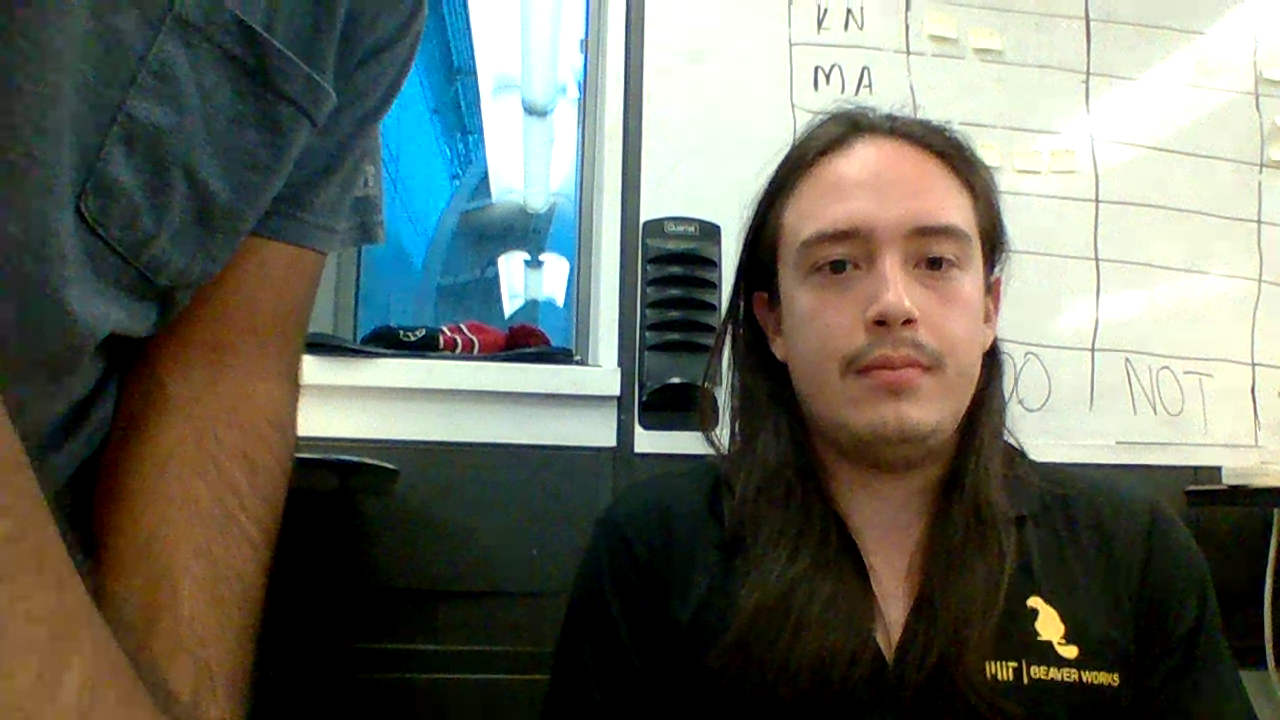
#> input picture week3/face_detection/task1/cruz.png, 1280 x 720 px
$ python face_detection.py
#> lines starting #> are read from the running program, lines starting #| are printed output that depends on the picture
import cv2
import numpy as np

# Read the image to analyze
image = cv2.imread('cruz.png')
#> image is the input picture: shape (720, 1280, 3); mean B, G, R 96.2, 106.7, 103.4

# Convert image to grayscale to make process more efficient
gray = cv2.cvtColor(image, cv2.COLOR_BGR2GRAY)
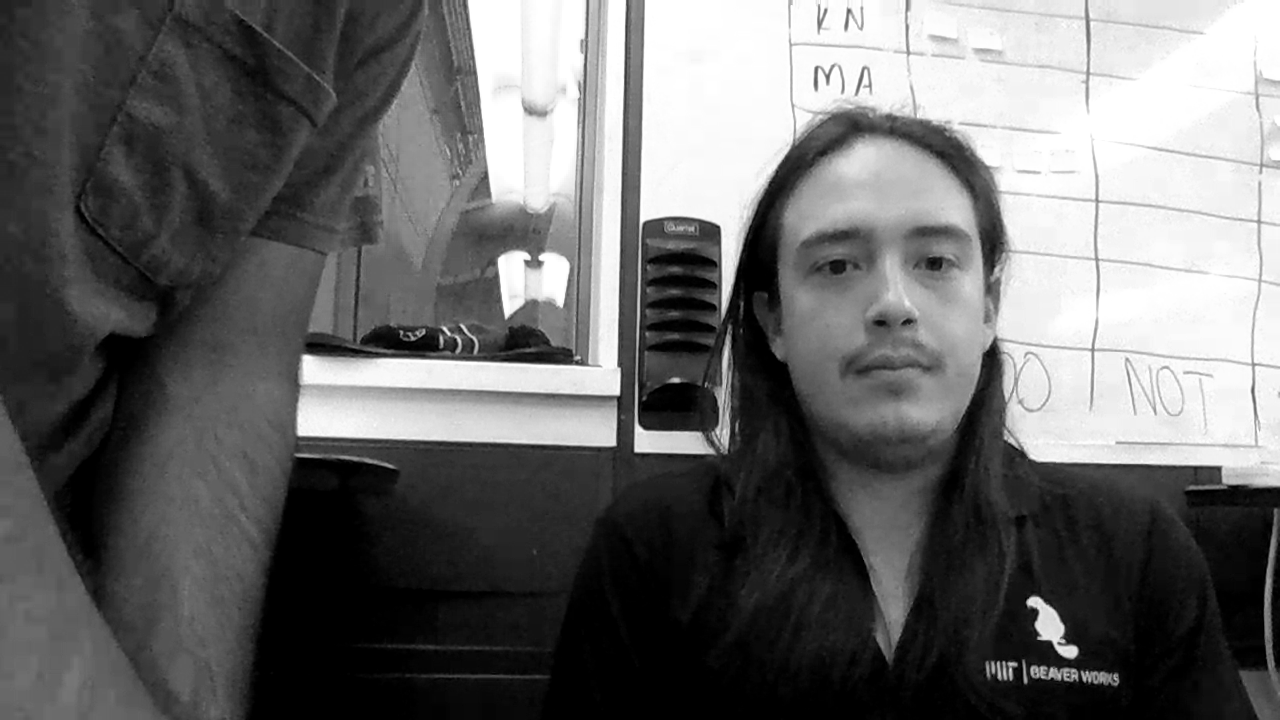
#> gray: shape (720, 1280); min 0, max 255, mean 104.5

# Initialize variable called recognized_face to later contain Carlos's face
recognized_face = None

# Load the required XML classifiers
haar = cv2.CascadeClassifier('../practices/haarcascade_frontalface_default.xml')

# Detect faces
faces = haar.detectMultiScale(gray, 1.1, 5)
#> faces = [[749, 151, 277, 277]]

# Check if a face was found
if len(faces)>0:
    # Iterate through the faces list
    for face in faces:
        # Recuperate face's x, y position and height and width
        x, y, width, height = face
        # Store the face into the recognized_face variable
        recognized_face = image[y:y+height, x:x+width]
#> this loop made 1 pass
#> pass 1, `recognized_face = image[y:y+height, x:x+width]`:
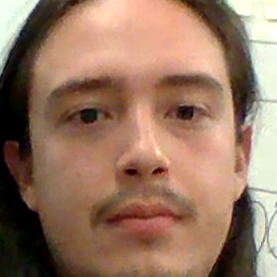
#> recognized_face: shape (277, 277, 3); mean B, G, R 97.8, 118.9, 151.3

# Show the whole image and the face
cv2.imshow('Image', image)
cv2.imshow('Face', recognized_face)

# Store the face in a png file
cv2.imwrite('cruz_face.png', recognized_face)

cv2.waitKey(0)
cv2.destroyAllWindows()
